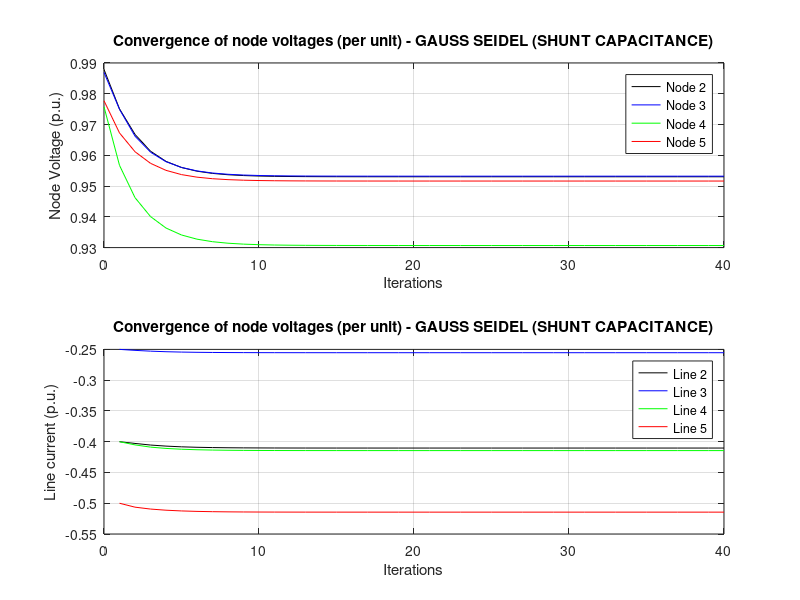

The MATLAB script that drew this image:
%  BEng Electrical and Electronic Engineering 
 
%  Module 6EJ528
 
%  Assignment – ACADEMIC YEAR …
 
%  MODELLING LOAD FLOW STUDIES USING MATLAB 

%  USING THE GAUSS SEIDAL METHOD - SHUNT
 
%  100448597
 
%  NETWORK (see Fig 1)
 
%  Input (1) 
%  Insert the Network Admittance Matrix 
%  (see page 2 of supplied paperwork ignoring shunt capacitive admittance)
 
format short
Y(1,1) = 10.958905 - 25.997397i;
Y(1,2) = -3.424658 + 7.534247i;
Y(1,3) = -3.424658 + 7.534247i;
Y(1,4) =  0.00;
Y(1,5) = -4.109589 + 10.958904i;
 
Y(2,1) = -3.424658 + 7.534247i;
Y(2,2) = 11.672080 - 26.090948i;
Y(2,3) = -4.123711 + 9.278351i;
Y(2,4) =  0.00;
Y(2,5) = -4.123711 + 9.278351i;
 
Y(3,1) = -3.424658 + 7.534247i;
Y(3,2) = -4.123711 + 9.278351i;
Y(3,3) = 10.475198 - 23.119061i;
Y(3,4) = -2.926829 + 6.341463i;
Y(3,5) =  0.00;
 
Y(4,1) = 0.00;
Y(4,2) = 0.00;
Y(4,3) = -2.926829 + 6.341463i;
Y(4,4) = 7.050541 - 15.594814i;
Y(4,5) = -4.123711 + 9.278351i;
 
Y(5,1) = -4.109589 + 10.958904i;
Y(5,2) = -4.123711 + 9.278351i;
Y(5,3) =  0.00;
Y(5,4) = -4.123711 + 9.278351i;
Y(5,5) = 12.357012 - 29.485605i;
 
 
%  Input (2)
%  Input the given node loadings .....see diagram on page 00 .... 
%  .... of the supplied paperwork
%  A positive (+ sign) is for generated power,
%  The negative (- sign) indicates load taken from the network.
%  Per unit loading is used with a base loading taken at 100MVA
 
P2 = - 0.4;           % p.u. active power loading
P3 = - 0.25;          % p.u. active power loading
P4 = - 0.4;           % p.u. active power loading
P5 = - 0.5;           % p.u. active power loading
 
Q2 = - 0.2i;          % p.u. reactive power loading
Q3 = - 0.15i;         % p.u. reactive power loading
Q4 = - 0.2i;          % p.u. reactive power loading
Q5 = - 0.2i;          % p.u. reactive power loading
 
%  The voltage at the generation busbar, node (1) is 1.0 p.u.  
%  This voltage is fixed and therefore determines the reference ....
%  ... or SLACK BUSBAR must be Node(1)
 
 
%  JACOBI SOLUTION
%  The number of iteration will need to be set
%  Set the value of 'l' the chosen number of iterations
%  Typically l=40 should be sufficient for this problem.
 
l = 40;                  % sets the number of iterations
m = l + 1;              % allocates the space used to store each iteration 
vector = [1:m];         % assigns a row with the appropriate spaces 
 
row = ones(size(vector));
 
Vnode1 = row;           % each node voltage has the required storage spaces
Vnode2 = row;
Vnode3 = row;
Vnode4 = row;
Vnode5 = row;
 
for n = 1:m
 
Vnode1(n) = 1.0 + 0.00i;    % inserts the assumed initial node voltages
Vnode2(n) = 1.0 + 0.00i;
Vnode3(n) = 1.0 + 0.00i;
Vnode4(n) = 1.0 + 0.00i;
Vnode5(n) = 1.0 + 0.00i;
 
end
 
 
S2star =   P2 - Q2;    % congugates of the specified node loadings 
S3star =   P3 - Q3;
S4star =   P4 - Q4;
S5star =   P5 - Q5;
 
% Now Proceed with the JACOBI SOLUTION
% Following the same method as in the worked example 
% Page 5 of the assignment notes
 
for n = 1:l
  
    
    V2star(n) =  conj(Vnode2(n));       % conjugate of V2
    V3star(n) =  conj(Vnode3(n));       % conjugate of V3
    V4star(n) =  conj(Vnode4(n));       % conjugate of V4
    V5star(n) =  conj(Vnode5(n));       % conjugate of V5
 
    %  Solving each of the values and replacing the value as soon as it is
    %  calculated
            
            I2(n) = S2star/V2star(n);
            Sum2(n) = (Y(2,1) * Vnode1(n)) + (Y(2,3) * Vnode3(n)) + (Y(2,5) * Vnode5(n));
            V2(n) =  ( I2(n) - Sum2(n) ) / Y(2,2)
            Vnode2(n) = V2(n);
            
            I3(n) = S3star/V3star(n);
            Sum3(n) = (Y(3,1) * Vnode1(n)) + (Y(3,2) * Vnode2(n)) + (Y(3,4) * Vnode4(n));
            V3(n) =  ( I3(n) - Sum3(n) ) / Y(3,3);
            Vnode3(n) = V3(n);
            
            I4(n) = S4star/V4star(n);
            Sum4(n) = (Y(4,3) * Vnode3(n)) + (Y(4,5) * Vnode5(n));
             V4(n) =  ( I4(n) - Sum4(n) ) / Y(4,4);
            Vnode4(n) = V4(n);
            
            I5(n) = S5star/V5star(n);
            Sum5(n) = (Y(5,1) * Vnode1(n)) + (Y(5,2) * Vnode2(n)) + (Y(5,4) * Vnode4(n));
            V5(n) =  ( I5(n) - Sum5(n) ) / Y(5,5);
            Vnode5(n) = V5(n);
            
                   
 u = 1 + n;
    
    Vnode2(u) = V2(n);
    Vnode3(u) = V3(n);
    Vnode4(u) = V4(n);
    Vnode5(u) = V5(n);
            
    
    
            
    
end

disp ('GAUSS SIEDAL - SHUNT')
disp ('   Vnode2                Vnode3             Vnode4                 Vnode5 ')
disp(':')
 
d = 0;
for c = 1:l
    fprintf(' %1.4f  %1.4fi\t, %1.4f  %1.4fi\t, %1.4f  %1.4fi\t, %1.4f  %1.4fi\n',...
        real(Vnode2(1+d)), imag(Vnode2(1+d)), real(Vnode3(1+d)),...
        imag(Vnode3(1+d)), real(Vnode4(1+d)), imag(Vnode4(1+d)), real(Vnode5(1+d)), imag(Vnode5(1+d)));
d=d+1;
end

figure(1);
clf;
subplot(2,1,1)
XAxis=0:1:l;
plot(XAxis,Vnode2,'black',XAxis,Vnode3,'blue',XAxis,Vnode4,'green',XAxis,Vnode5,'red');
grid on;
xlabel('Iterations');
ylabel('Node Voltage (p.u.)');
legend('Node 2','Node 3','Node 4','Node 5');
title('Convergence of node voltages (per unit) - GAUSS SEIDEL (SHUNT CAPACITANCE)');

subplot(2,1,2)
XAxis=1:1:l;
plot(XAxis,I2,'black',XAxis,I3,'blue',XAxis,I4,'green',XAxis,I5,'red');
grid on;
xlabel('Iterations');
ylabel('Line current (p.u.)');
legend('Line 2','Line 3','Line 4','Line 5');
title('Convergence of node voltages (per unit) - GAUSS SEIDEL (SHUNT CAPACITANCE)');


